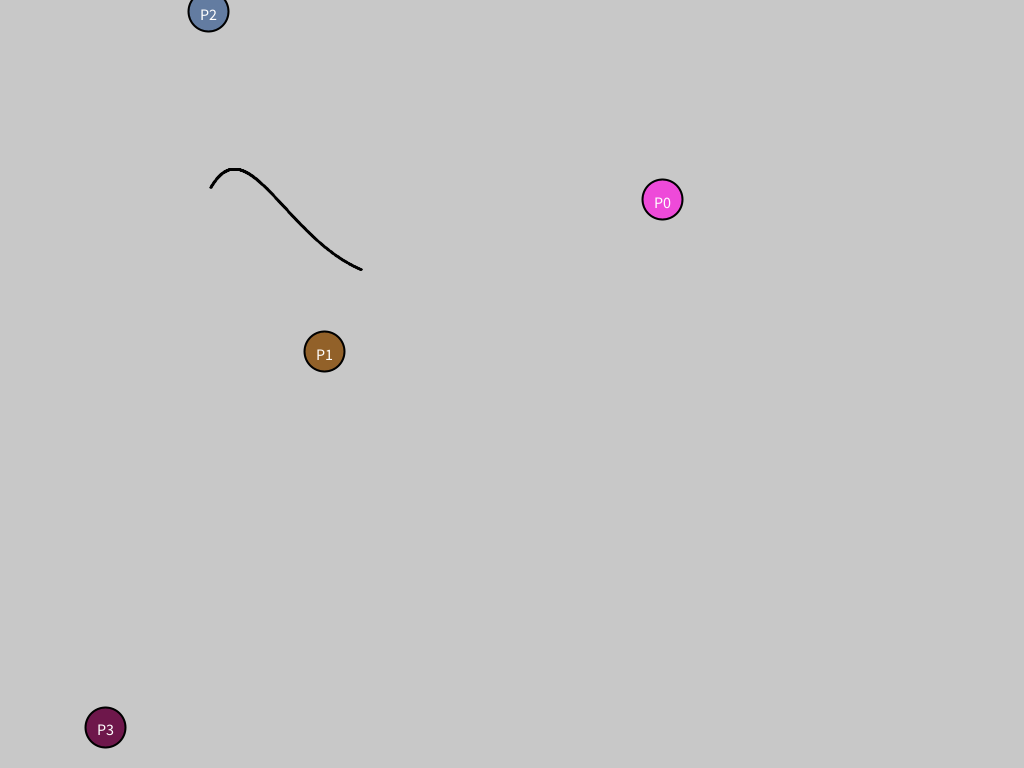
Frame 1 (no input)
Frame 60 (the mouse pressed at the canvas centre just before this capture): identical to frame 1, image omitted
Frame 120 (the mouse held since frame 60 and released just before this capture): identical to frame 1, image omitted

The Processing sketch that drew this single still picture (run headless with seeded random() and noise(); from frame 60 on, the mouse is pressed at the canvas centre):

// Processing sketch: bspline_2d
// ── bspline_2d.pde
/*

https://pomax.github.io/bezierinfo/
https://en.wikipedia.org/wiki/B-spline
https://en.wikipedia.org/wiki/De_Boor%27s_algorithm
https://mathworld.wolfram.com/B-Spline.html

*/

BSpline spl;
int fontsz;
int mouseState;

void setup() {
  size(1024, 768);
  strokeWeight(2);

  fontsz = 16;
  textSize(fontsz);
  
  spl = new BSpline();
  mouseState = 0;
}

void draw() {
  background(200);
  spl.draw();
  
  if (keyPressed && key == 'd')
    keyPressed();
  if (mousePressed)
    mousePressed();
  else if (!mousePressed) {
    mouseState = 0;
    spl.select = -1;
  }
}

void keyPressed() {
  if (keyCode == ' ')
    spl.randomCurve(spl.degree + 1);
  else if (keyCode == LEFT)
    spl.adjustDegree(-1);
  else if (keyCode == RIGHT)
    spl.adjustDegree(1);
  else if (key == 'd') {
    if (spl.select != -1)
      spl.deletePoint(spl.select);
  } else if (keyCode == ENTER)
    spl.dump();
}

void mousePressed() {
  if (mouseButton == LEFT && (mouseState&0x1) == 0) {
    spl.addPoint(mouseX, mouseY);
    mouseState |= 0x1;
  } else if (mouseButton == RIGHT) {
    if (spl.select != -1) {
      spl.points.get(spl.select).set(mouseX, mouseY);
    }
  }
}

boolean inCircle(PVector c, PVector p) {
  float dx = p.x - c.x;
  float dy = p.y - c.y;
  float r = c.z/2;
  return dx*dx + dy*dy < r*r;
}

class BSpline {
  ArrayList<PVector> points;
  ArrayList<Float> knots;
  ArrayList<Float> weights;
  ArrayList<PVector> curve;
  ArrayList<PVector> colors;
  int degree;
  int select;
  float steps;
  
  BSpline() {
    randomCurve(4);
    select = -1;
  }
  
  void randomCurve(int order) {
    points = new ArrayList<PVector>();
    knots = new ArrayList<Float>();
    weights = new ArrayList<Float>();
    curve = new ArrayList<PVector>();
    colors = new ArrayList<PVector>();
    degree = order - 1;
    steps = 0.001;

    for (int i = 0; i <= degree; i++)
      addPoint(random(width), random(height));
    resizeKnots();
  }
  
  void resizeKnots() {
    knots.clear();
    for (int i = 0; i < 2*degree + points.size()-1; i++)
      knots.add(i*1.0);
  }
  
  void addPoint(float x, float y) {
    points.add(new PVector(x, y));
    weights.add(1.0);
    curve.add(new PVector());
    colors.add(new PVector(20+random(230), 20+random(230), 20+random(230)));
    resizeKnots();
  }
  
  void deletePoint(int s) {
    if (points.size() == 1)
      return;

    points.remove(s);
    weights.remove(weights.size()-1);
    curve.remove(curve.size()-1);
    degree = max(min(degree, points.size()-1), 0);
    resizeKnots();
  }
  
  void adjustDegree(int d) {
    d += degree;
    if (d >= points.size())
      return;
    if (d < 1)
      return;
    degree = d;
    resizeKnots();
  }
  
  void draw() {
    float t0 = degree;
    float t1 = points.size();
    float dt = steps;
    
    for (float t = t0; t <= t1; t += dt) {
      PVector p = evalCurve(t);
      point(p.x/p.z, p.y/p.z);
    }
    
    PVector m = new PVector(mouseX, mouseY, 40);
    for (int i = 0; i < points.size(); i++) {
      PVector c = colors.get(i);
      PVector p = points.get(i);
      
      if ((select == -1 && inCircle(m, p)) || select == i) {
        fill(10, 10, 10);
        select = i;
      } else
        fill(c.x, c.y, c.z);
      circle(p.x, p.y, m.z);
      
      fill(255, 255, 255);
      textAlign(CENTER);
      text("P"+i, p.x, p.y+fontsz/2);
    }
  }
  
  PVector evalCurve(float t) {
    if (curve.size() < 1)
      return new PVector();

    int k = (int)t;
    int p = degree;
    
    for (int i = 0; i <= p; i++) {
      PVector P = points.get(i+k-p);
      float   w = weights.get(i+k-p);
      PVector d = curve.get(i);
      d.x = P.x * w;
      d.y = P.y * w;
      d.z = w;
    }

    for (int r = 1; r <= p; r++) {
      for (int i = p; i >= r; i--) {
        float a = (t - knots.get(i+k-p)) / (knots.get(i+1+k-r) - knots.get(i+k-p));
        
        PVector c = curve.get(i-1);
        PVector d = curve.get(i);
        
        d.x = (1-a)*c.x + a*d.x;
        d.y = (1-a)*c.y + a*d.y;
        d.z = (1-a)*c.z + a*d.z;
      }
    }
    
    return curve.get(p);
  }
  
  void dump() {
    println("Degree:", spl.degree);
    println("Points:", spl.points.size());
    println("Knots:", spl.knots.size());
    for (int i = 0; i < spl.knots.size(); i++)
      print(spl.knots.get(i) + " ");
    println();
    println();
  }
}
